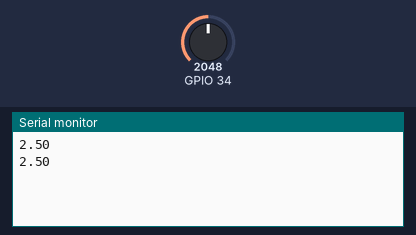
Bench run of a sketch on a simulated ESP32. Shown: the last lines printed to the serial monitor. The inputs (shaded band) are chosen by the test bench; at power-on: GPIO 34 = 2048.

Above: at 1.8 s.
1.9 s: GPIO 34 set to 2866
At 2.8 s:
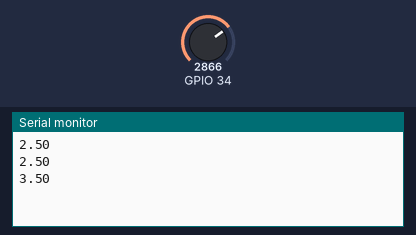
3.4 s: GPIO 34 set to 3603
At 4.6 s:
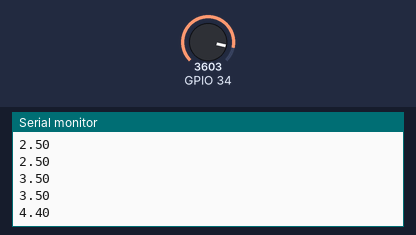
Timing chart, 0 to 6.4 s (numbered marks = the images above; inputs shaded):
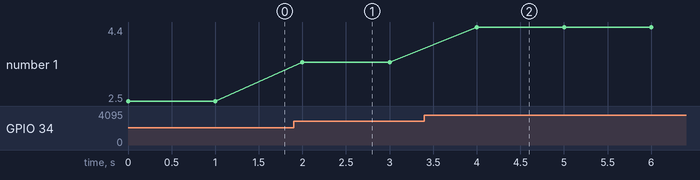

The sketch:

Turbidity_Sensor.ino
```cpp
void setup() {
 Serial.begin(115200);
}

void loop() {
   int sensorValue = analogRead(34);// read the input on analog pin 0:
  float voltage = sensorValue * (5.0 / 4096.0);
  // Convert the analog reading (which goes from 0 - 1023) to a voltage (0 - 5V):
  Serial.println(voltage); // print out the value you read:
  delay(1000);
}
```

Measured:
- after the input at 1.9 s, the serial monitor: prints a new line after 0.10 s (image 1)
- after the input at 3.4 s, the serial monitor: prints a new line after 0.60 s (image 2)
- plotted number 1: 2.5 → 3.5 after the input at 1.9 s, 3.5 → 4.4 after the input at 3.4 s
